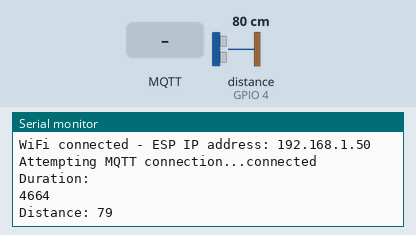
The sketch below on a simulated ESP8266 (NodeMCU). Parts: the last lines printed to the serial monitor. Wiring (inferred from the names in the program): ultrasonic range finder: trigger GPIO 5; echo GPIO 4. The test bench sets the inputs (shaded band); at power-on: distance to the obstacle (sensor on GPIO 4) 80 cm. The echo pulse lasts 58.3 µs per cm; WiFi joins after 1.5 s; servers stay silent unless stated; no MQTT or app messages arrive unless stated.

Above: at 2.7 s.
2.8 s: MQTT message "1" arrives on the first subscribed topic
5.0 s: MQTT message "on" arrives on the first subscribed topic
7.1 s: MQTT message "off" arrives on the first subscribed topic
9.1 s: distance to the obstacle (sensor on GPIO 4) set to 2 cm
At 10.3 s:
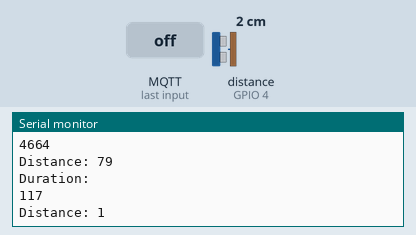
10.6 s: distance to the obstacle (sensor on GPIO 4) set to 4 cm
At 12.8 s:
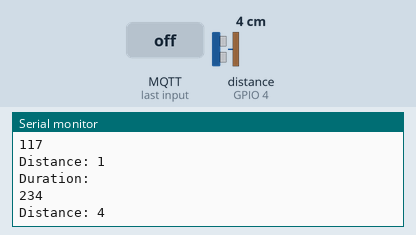
Timing chart, 0 to 13.1 s (numbered marks = the images above; inputs shaded):
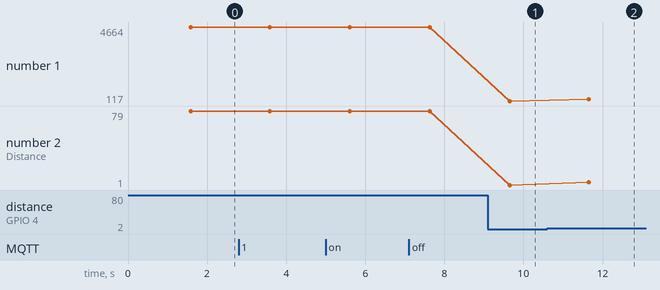

The sketch:

publisher.ino
```cpp
#include <ESP8266WiFi.h>
#include <PubSubClient.h>

const char* ssid = "shrey";
const char* password = "8050973121";

// Change the variable to your Raspberry Pi IP address, so it connects to your MQTT broker
const char* mqtt_server = "192.168.43.195";

// Initializes the espClient
WiFiClient espClient;
PubSubClient client(mqtt_server, 1883, espClient);

const int trigPin = 5;
const int echoPin = 4;

long duration;
int distance;

// Timers auxiliar variables
long now = millis();
long lastMeasure = 0;


void setup_wifi() {
  delay(10);
  // We start by connecting to a WiFi network
  Serial.println();
  Serial.print("Connecting to ");
  Serial.println(ssid);
  WiFi.begin(ssid, password);
  while (WiFi.status() != WL_CONNECTED) {
    delay(500);
    Serial.print(".");
  }
  Serial.println("");
  Serial.print("WiFi connected - ESP IP address: ");
  Serial.println(WiFi.localIP());
}


void callback(String topic, byte* message, unsigned int length) {
  Serial.print("Message arrived on topic: ");
  Serial.print(topic);
  Serial.print(". Message: ");
  String messageTemp;

  for (int i = 0; i < length; i++) {
    Serial.print((char)message[i]);
    messageTemp += (char)message[i];
  }
  Serial.println();


  Serial.println();
}

void reconnect() {
  while (!client.connected()) {
    Serial.print("Attempting MQTT connection...");

    if (client.connect("ESP8266Client", "rpi", "groundscrew")) {
      Serial.println("connected");
      client.subscribe("esp8266/4");
    }
    else {
      Serial.print("failed, rc=");
      Serial.print(client.state());
      Serial.println(" try again in 5 seconds");
      delay(15000);
    }
  }
}

void setup() {
  pinMode(trigPin, OUTPUT); // Sets the trigPin as an Output
  pinMode(echoPin, INPUT); // Sets the echoPin as an Input
  Serial.begin(9600);
  setup_wifi();
  client.setServer(mqtt_server, 1883);
  client.setCallback(callback);
}

void loop() {
  if (!client.connected()) {
    reconnect();
  }
  if(!client.loop())

    client.connect("ESP8266Client", "rpi", "groundscrew");

  // Clears the trigPin
  int distance = sample_distance();
  // Prints the distance on the Serial Monitor
  Serial.print("Distance: ");
  Serial.println(distance);

  static char dist[7];
  dtostrf(distance, 6, 2, dist);
  delay(2000);
    client.publish("/esp8266/ultrasonic", dist);

}

int sample_distance() {
  long duration, distance;

  digitalWrite(trigPin, LOW);
  delayMicroseconds(2);

  digitalWrite(trigPin, HIGH);
  delayMicroseconds(30);
  digitalWrite(trigPin, LOW);
  duration = pulseIn(echoPin, HIGH);
  Serial.println("Duration: ");
  Serial.println(duration);
  distance = int((duration / 2) / 29.155);
  return distance;
}
```

Measured:
- after the input at 9.1 s, the serial monitor: prints a new line after 0.55 s (image 1)
- after the input at 10.6 s, the serial monitor: prints a new line after 1.1 s (image 2)
- plotted number 1: 4664 → 117 after the input at 9.1 s, 117 → 234 after the input at 10.6 s
- plotted number 2: 79 → 1 after the input at 9.1 s
